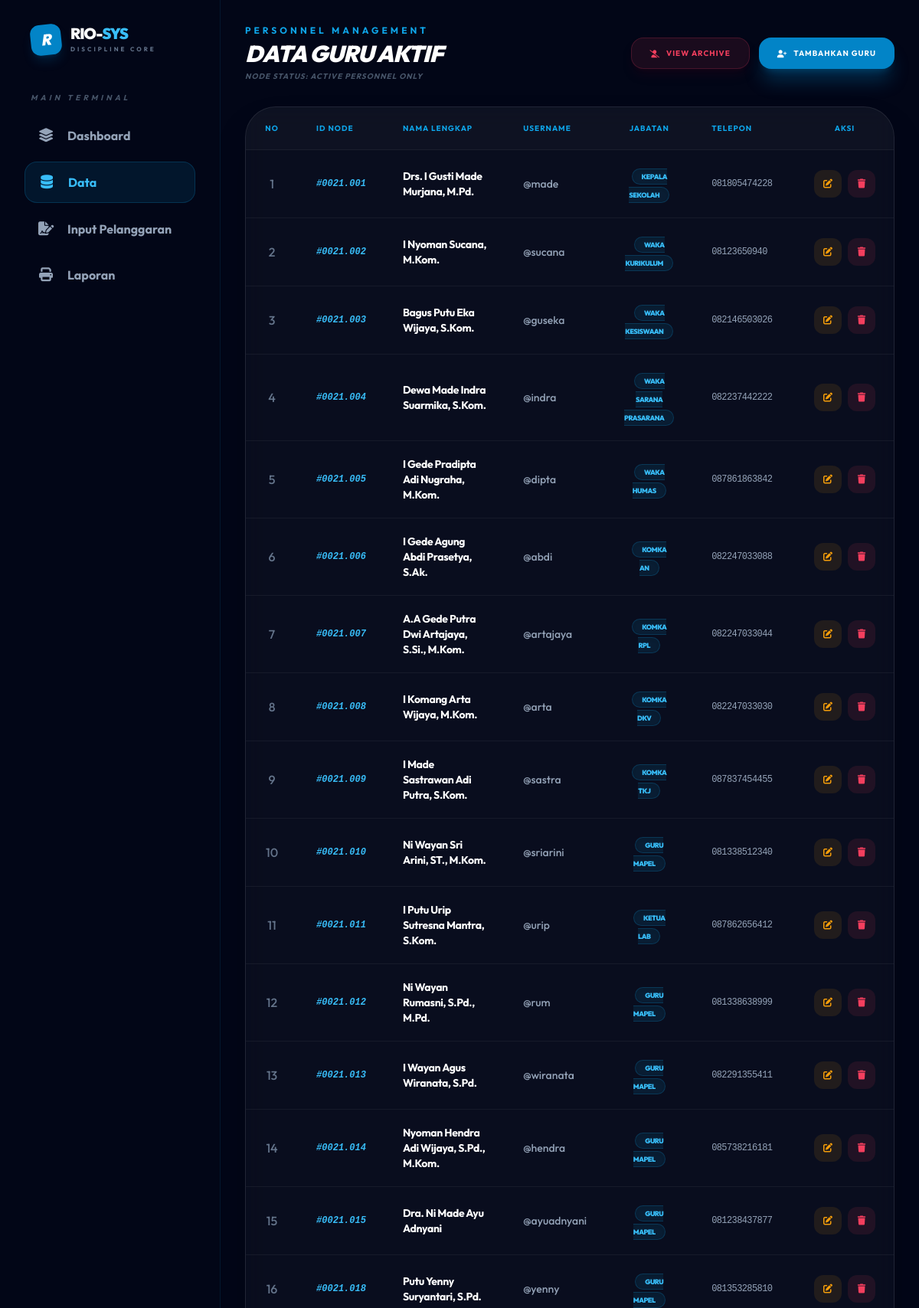
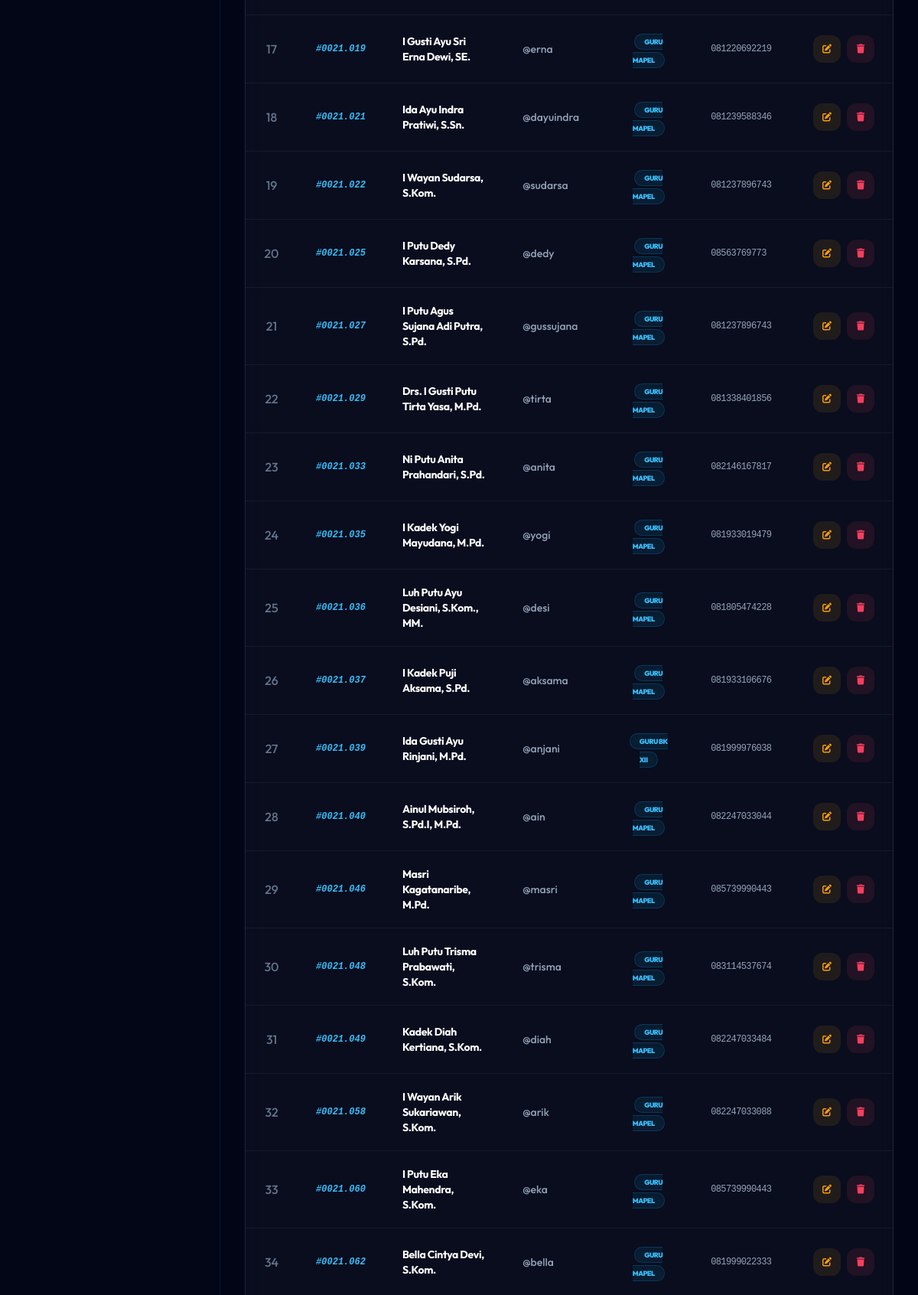
Screenshot of /guru/data_guru.php (upper part) with the database file from the repository (2 pictures, top to bottom).
### tables this page shows
CREATE TABLE `guru` (
  `kode_guru` char(8) NOT NULL,
  `nama_pengguna` varchar(100) DEFAULT NULL,
  `role` varchar(30) DEFAULT NULL,
  `username` varchar(50) DEFAULT NULL,
  `password` varchar(70) DEFAULT NULL,
  `aktif` enum('Y','N') DEFAULT NULL,
  `jabatan` varchar(50) DEFAULT NULL,
  `telp` varchar(16) DEFAULT NULL
);

### guru/data_guru.php (the view, shortened to what this page needs)
<?php
include "../config/config.php";
include "../includes/header.php";
$query = mysqli_query($conn, "SELECT * FROM guru WHERE aktif = 'Y' ORDER BY kode_guru ASC");
?>
<div class="p-8 space-y-8">
    <div class="flex flex-col md:flex-row md:items-center justify-between gap-4">
        <div class="space-y-1">
            <h2 class="text-sky-500 font-bold text-xs uppercase tracking-[4px]">Personnel Management</h2>
            <h1 class="text-3xl font-black text-white tracking-tight uppercase italic text-sky-500">Data <span class="text-white">Guru Aktif</span></h1>
            <p class="text-slate-600 text-[10px] font-bold uppercase tracking-widest italic">Node Status: Active Personnel Only</p>
        </div>
        <div class="flex flex-wrap gap-3">
            <a href="guru_nonaktif.php" class="flex items-center justify-center gap-2 px-6 py-3 bg-rose-500/10 border border-rose-500/20 text-rose-500 hover:bg-rose-500 hover:text-white rounded-2xl font-bold transition-all text-[10px] tracking-widest uppercase shadow-lg shadow-rose-950/20 group">
                <i class="fas fa-user-slash group-hover:animate-pulse"></i>
                <span>View Archive</span>
            </a>
            <a href="tambah_guru.php" class="flex items-center justify-center gap-2 px-6 py-3 bg-sky-600 hover:bg-sky-500 text-white rounded-2xl font-bold transition-all shadow-xl shadow-sky-600/30 text-[10px] tracking-widest uppercase group">
                <i class="fas fa-user-plus group-hover:scale-110"></i>
                <span>Tambahkan Guru</span>
            </a>
        </div>
    </div>
    <div class="bg-white/[0.03] border border-white/10 rounded-[2.5rem] overflow-hidden backdrop-blur-md shadow-2xl">
        <div class="overflow-x-auto">
            <table class="w-full text-left border-collapse">
                <thead>
                    <tr class="border-b border-white/5 bg-white/[0.02]">
                        <th class="px-6 py-5 text-sky-500 font-bold uppercase text-[10px] tracking-widest text-center">No</th>
                        <th class="px-6 py-5 text-sky-500 font-bold uppercase text-[10px] tracking-widest">ID Node</th>
                        <th class="px-6 py-5 text-sky-500 font-bold uppercase text-[10px] tracking-widest">Nama Lengkap</th>
                        <th class="px-6 py-5 text-sky-500 font-bold uppercase text-[10px] tracking-widest">Username</th>
                        <th class="px-6 py-5 text-sky-500 font-bold uppercase text-[10px] tracking-widest text-center">Jabatan</th>
                        <th class="px-6 py-5 text-sky-500 font-bold uppercase text-[10px] tracking-widest">Telepon</th>
                        <th class="px-6 py-5 text-sky-500 font-bold uppercase text-[10px] tracking-widest text-center">Aksi</th>
                    </tr>
                </thead>
                <tbody class="divide-y divide-white/5">
                    <?php
                    $no = 1;
                    while($data = mysqli_fetch_array($query)):
                    ?>
                    <tr class="hover:bg-white/[0.02] transition-colors group">
                        <td class="px-6 py-5 text-slate-500 font-medium text-center"><?= $no++; ?></td>
                        <td class="px-6 py-5 italic font-mono text-sky-400 font-bold text-xs">#<?= $data['kode_guru']; ?></td>
                        <td class="px-6 py-5">
                            <div class="text-white font-bold text-sm tracking-tight"><?= $data['nama_pengguna']; ?></div>
                        </td>
                        <td class="px-6 py-5 text-slate-400 text-sm font-medium">@<?= $data['username']; ?></td>
                        <td class="px-6 py-5 text-center">
                            <span class="px-3 py-1 bg-sky-500/10 border border-sky-500/20 rounded-full text-[9px] text-sky-400 font-black uppercase tracking-tighter shadow-inner">
                                <?= $data['jabatan']; ?>
                            </span>
                        </td>
                        <td class="px-6 py-5 text-slate-400 text-xs font-mono tracking-tighter"><?= $data['telp']; ?></td>
                        <td class="px-6 py-5">
                            <div class="flex items-center justify-center gap-2">
                                <a href="edit_guru.php?id=<?= $data['kode_guru']; ?>" class="w-9 h-9 rounded-xl bg-amber-500/10 text-amber-500 flex items-center justify-center hover:bg-amber-500 hover:text-white transition-all transform hover:scale-110">
                                    <i class="fas fa-edit text-xs"></i>
                                </a>
                                <a href="hapus_guru.php?id=<?= $data['kode_guru']; ?>" onclick="return confirm('Sistem: Nonaktifkan <?= $data['nama_pengguna']; ?>?')" class="w-9 h-9 rounded-xl bg-rose-500/10 text-rose-500 flex items-center justify-center hover:bg-rose-500 hover:text-white transition-all transform hover:scale-110">
                                    <i class="fas fa-trash text-xs"></i>
                                </a>
                            </div>
                        </td>
                    </tr>
                    <?php endwhile; ?>
                </tbody>
            </table>
        </div>
    </div>
</div>
<?php include "../includes/footer.php"; ?>

### includes/header.php (style rules this page uses)
body { font-family: 'Outfit', sans-serif; background-color: #020617; overflow-x: hidden; }

### rows the page displays
guru: kode_guru "0021.001", nama_pengguna "Drs. I Gusti Made Murjana, M.Pd.", username "made", jabatan "KEPALA SEKOLAH", telp "081805474228"
guru: kode_guru "0021.002", nama_pengguna "I Nyoman Sucana, M.Kom.", username "sucana", jabatan "WAKA KURIKULUM", telp "08123650940"
guru: kode_guru "0021.003", nama_pengguna "Bagus Putu Eka Wijaya, S.Kom.", username "guseka", jabatan "WAKA KESISWAAN", telp "082146503026"
guru: kode_guru "0021.004", nama_pengguna "Dewa Made Indra Suarmika, S.Kom.", username "indra", jabatan "WAKA SARANA PRASARANA", telp "082237442222"
guru: kode_guru "0021.005", nama_pengguna "I Gede Pradipta Adi Nugraha, M.Kom.", username "dipta", jabatan "WAKA HUMAS", telp "087861863842"
guru: kode_guru "0021.006", nama_pengguna "I Gede Agung Abdi Prasetya, S.Ak.", username "abdi", jabatan "KOMKA AN", telp "082247033088"
guru: kode_guru "0021.007", nama_pengguna "A.A Gede Putra Dwi Artajaya, S.Si., M.Kom.", username "artajaya", jabatan "KOMKA RPL", telp "082247033044"
guru: kode_guru "0021.008", nama_pengguna "I Komang Arta Wijaya, M.Kom.", username "arta", jabatan "KOMKA DKV", telp "082247033030"
guru: kode_guru "0021.009", nama_pengguna "I Made Sastrawan Adi Putra, S.Kom.", username "sastra", jabatan "KOMKA TKJ", telp "087837454455"
guru: kode_guru "0021.010", nama_pengguna "Ni Wayan Sri Arini, ST., M.Kom.", username "sriarini", jabatan "GURU MAPEL", telp "081338512340"
guru: kode_guru "0021.011", nama_pengguna "I Putu Urip Sutresna Mantra, S.Kom.", username "urip", jabatan "KETUA LAB", telp "087862656412"
guru: kode_guru "0021.012", nama_pengguna "Ni Wayan Rumasni, S.Pd., M.Pd.", username "rum", jabatan "GURU MAPEL", telp "081338638999"
guru: kode_guru "0021.013", nama_pengguna "I Wayan Agus Wiranata, S.Pd.", username "wiranata", jabatan "GURU MAPEL", telp "082291355411"
guru: kode_guru "0021.014", nama_pengguna "Nyoman Hendra Adi Wijaya, S.Pd., M.Kom.", username "hendra", jabatan "GURU MAPEL", telp "085738216181"
guru: kode_guru "0021.015", nama_pengguna "Dra. Ni Made Ayu Adnyani", username "ayuadnyani", jabatan "GURU MAPEL", telp "081238437877"
guru: kode_guru "0021.018", nama_pengguna "Putu Yenny Suryantari, S.Pd.", username "yenny", jabatan "GURU MAPEL", telp "081353285810"
guru: kode_guru "0021.019", nama_pengguna "I Gusti Ayu Sri Erna Dewi, SE.", username "erna", jabatan "GURU MAPEL", telp "081220692219"
guru: kode_guru "0021.021", nama_pengguna "Ida Ayu Indra Pratiwi, S.Sn.", username "dayuindra", jabatan "GURU MAPEL", telp "081239588346"
guru: kode_guru "0021.022", nama_pengguna "I Wayan Sudarsa, S.Kom.", username "sudarsa", jabatan "GURU MAPEL", telp "081237896743"
guru: kode_guru "0021.025", nama_pengguna "I Putu Dedy Karsana, S.Pd.", username "dedy", jabatan "GURU MAPEL", telp "08563769773"
guru: kode_guru "0021.027", nama_pengguna "I Putu Agus Sujana Adi Putra, S.Pd.", username "gussujana", jabatan "GURU MAPEL", telp "081237896743"
guru: kode_guru "0021.029", nama_pengguna "Drs. I Gusti Putu Tirta Yasa, M.Pd.", username "tirta", jabatan "GURU MAPEL", telp "081338401856"
guru: kode_guru "0021.033", nama_pengguna "Ni Putu Anita Prahandari, S.Pd.", username "anita", jabatan "GURU MAPEL", telp "082146167817"
guru: kode_guru "0021.035", nama_pengguna "I Kadek Yogi Mayudana, M.Pd.", username "yogi", jabatan "GURU MAPEL", telp "081933019479"
guru: kode_guru "0021.036", nama_pengguna "Luh Putu Ayu Desiani, S.Kom., MM.", username "desi", jabatan "GURU MAPEL", telp "081805474228"
guru: kode_guru "0021.037", nama_pengguna "I Kadek Puji Aksama, S.Pd.", username "aksama", jabatan "GURU MAPEL", telp "081933106676"
guru: kode_guru "0021.039", nama_pengguna "Ida Gusti Ayu Rinjani, M.Pd.", username "anjani", jabatan "GURU BK XII", telp "081999976038"
guru: kode_guru "0021.040", nama_pengguna "Ainul Mubsiroh, S.Pd.I, M.Pd.", username "ain", jabatan "GURU MAPEL", telp "082247033044"
guru: kode_guru "0021.046", nama_pengguna "Masri Kagatanaribe, M.Pd.", username "masri", jabatan "GURU MAPEL", telp "085739990443"
guru: kode_guru "0021.048", nama_pengguna "Luh Putu Trisma Prabawati, S.Kom.", username "trisma", jabatan "GURU MAPEL", telp "083114537674"
guru: kode_guru "0021.049", nama_pengguna "Kadek Diah Kertiana, S.Kom.", username "diah", jabatan "GURU MAPEL", telp "082247033484"
guru: kode_guru "0021.058", nama_pengguna "I Wayan Arik Sukariawan, S.Kom.", username "arik", jabatan "GURU MAPEL", telp "082247033088"
guru: kode_guru "0021.060", nama_pengguna "I Putu Eka Mahendra, S.Kom.", username "eka", jabatan "GURU MAPEL", telp "085739990443"
guru: kode_guru "0021.062", nama_pengguna "Bella Cintya Devi, S.Kom.", username "bella", jabatan "GURU MAPEL", telp "081999022333"
